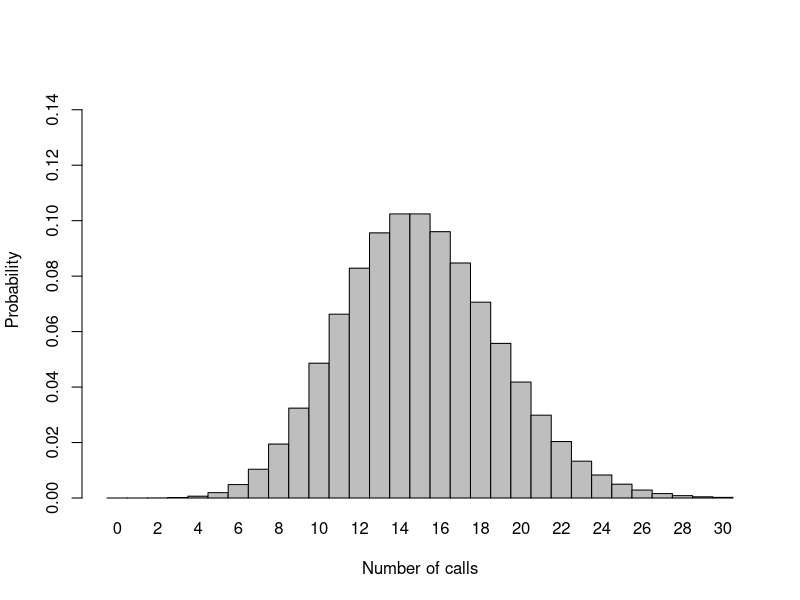
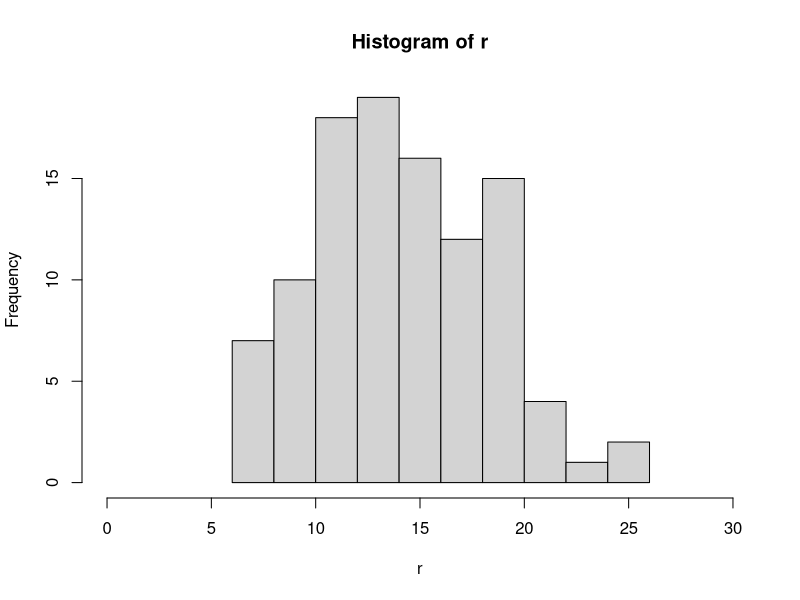

Reproduce these figures in R, in order.
## ---- chunk 1
ppois(q=8,lambda=15,lower.tail = FALSE) 
#1-ppois was changed to ppois (lower.tail=FALSE)
#lambda represents the mean
## ---- chunk 2
dpois(x=0,lambda=15) 
#dpois looks at the probility that the results will be exactly x
#again, lambda represents the mean 
## ---- chunk 3
dpois(x=3,lambda=15) 
#same scenario as the second challenge, just with x=3 instead of x=0
## ---- chunk 4
barplot(dpois(x=0:30,lambda=15),ylim=c(0,0.15),space=0,names.arg=0:30,
        ylab="Probability",xlab="Number of calls")
#What kind of graph to use is not specified so I just picked bargraph 'cuz I like them
#setting the depois function to be 0:30 gives the specified range and lambda is still 15
#setting ylim makes the bargraph more readable
#space=0 also just makes the bargraph nicer
#banes.arg labels the x axis with numbers
#ylab labels the y axis. I picked probability but you can use anything
#xlab labels the x axis. Again, I picked number of calls but you can use anything
#the line separation is there purely to make the whole text visible on knitted html
## ---- chunk 5
rpois(n=104,lambda=15)
#rpois randomly generates n amount of results based on the lambda
## ---- chunk 6
r<-rpois(n=104,lambda=15)
hist(r,xlim=c(0,30))
#Ok so this is kinda the same process as above. I chose to give rpois it's own line of code 
  #instead of just writing it into the histogram.
#I did not properly read the instructions the first time and have corrected that error
